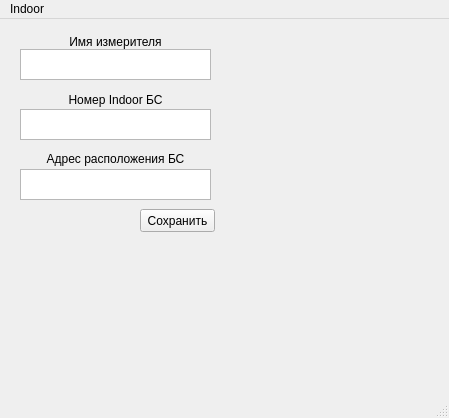
<?xml version="1.0" encoding="UTF-8"?>
<ui version="4.0">
 <class>MainWindow</class>
 <widget class="QMainWindow" name="MainWindow">
  <property name="geometry">
   <rect>
    <x>0</x>
    <y>0</y>
    <width>449</width>
    <height>418</height>
   </rect>
  </property>
  <property name="windowTitle">
   <string>Report Generator</string>
  </property>
  <widget class="QWidget" name="centralwidget">
   <widget class="QLabel" name="name_text">
    <property name="geometry">
     <rect>
      <x>20</x>
      <y>10</y>
      <width>191</width>
      <height>20</height>
     </rect>
    </property>
    <property name="text">
     <string>Имя измерителя</string>
    </property>
    <property name="alignment">
     <set>Qt::AlignBottom|Qt::AlignHCenter</set>
    </property>
   </widget>
   <widget class="QTextEdit" name="name_input">
    <property name="geometry">
     <rect>
      <x>20</x>
      <y>30</y>
      <width>191</width>
      <height>31</height>
     </rect>
    </property>
   </widget>
   <widget class="QLabel" name="bs_id_text">
    <property name="geometry">
     <rect>
      <x>20</x>
      <y>70</y>
      <width>191</width>
      <height>21</height>
     </rect>
    </property>
    <property name="text">
     <string>Номер Indoor БС</string>
    </property>
    <property name="alignment">
     <set>Qt::AlignCenter</set>
    </property>
   </widget>
   <widget class="QTextEdit" name="bs_id_input">
    <property name="geometry">
     <rect>
      <x>20</x>
      <y>90</y>
      <width>191</width>
      <height>31</height>
     </rect>
    </property>
   </widget>
   <widget class="QLabel" name="adress_text">
    <property name="geometry">
     <rect>
      <x>20</x>
      <y>130</y>
      <width>191</width>
      <height>20</height>
     </rect>
    </property>
    <property name="text">
     <string>Адрес расположения БС</string>
    </property>
    <property name="alignment">
     <set>Qt::AlignCenter</set>
    </property>
   </widget>
   <widget class="QTextEdit" name="address_input">
    <property name="geometry">
     <rect>
      <x>20</x>
      <y>150</y>
      <width>191</width>
      <height>31</height>
     </rect>
    </property>
   </widget>
   <widget class="QPushButton" name="inpu_button">
    <property name="geometry">
     <rect>
      <x>140</x>
      <y>190</y>
      <width>75</width>
      <height>23</height>
     </rect>
    </property>
    <property name="text">
     <string>Сохранить</string>
    </property>
   </widget>
  </widget>
  <widget class="QMenuBar" name="menubar">
   <property name="geometry">
    <rect>
     <x>0</x>
     <y>0</y>
     <width>449</width>
     <height>21</height>
    </rect>
   </property>
   <widget class="QMenu" name="menuIndoor">
    <property name="title">
     <string>Indoor</string>
    </property>
   </widget>
   <addaction name="menuIndoor"/>
  </widget>
  <widget class="QStatusBar" name="statusbar"/>
 </widget>
 <resources/>
 <connections/>
</ui>
